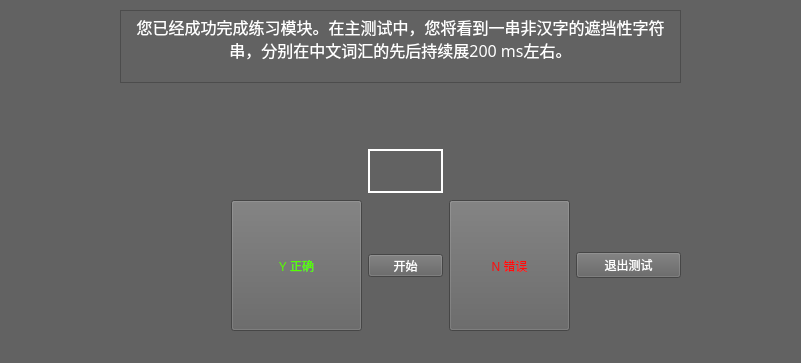
<?xml version="1.0" encoding="UTF-8"?>
<ui version="4.0">
 <class>MainWindow</class>
 <widget class="QMainWindow" name="MainWindow">
  <property name="geometry">
   <rect>
    <x>0</x>
    <y>0</y>
    <width>801</width>
    <height>363</height>
   </rect>
  </property>
  <property name="windowTitle">
   <string>MainWindow</string>
  </property>
  <property name="styleSheet">
   <string notr="true">background-color:rgb(98,98,98)</string>
  </property>
  <widget class="QWidget" name="centralwidget">
   <layout class="QHBoxLayout" name="horizontalLayout">
    <item>
     <layout class="QGridLayout" name="gridLayout">
      <item row="0" column="1" colspan="5">
       <widget class="QTextBrowser" name="textBrowser">
        <property name="minimumSize">
         <size>
          <width>0</width>
          <height>73</height>
         </size>
        </property>
        <property name="maximumSize">
         <size>
          <width>16777215</width>
          <height>73</height>
         </size>
        </property>
        <property name="font">
         <font>
          <family>楷体</family>
         </font>
        </property>
        <property name="styleSheet">
         <string notr="true"/>
        </property>
        <property name="html">
         <string>&lt;!DOCTYPE HTML PUBLIC &quot;-//W3C//DTD HTML 4.0//EN&quot; &quot;http://www.w3.org/TR/REC-html40/strict.dtd&quot;&gt;
&lt;html&gt;&lt;head&gt;&lt;meta name=&quot;qrichtext&quot; content=&quot;1&quot; /&gt;&lt;style type=&quot;text/css&quot;&gt;
p, li { white-space: pre-wrap; }
&lt;/style&gt;&lt;/head&gt;&lt;body style=&quot; font-family:'楷体'; font-size:9pt; font-weight:400; font-style:normal;&quot;&gt;
&lt;p align=&quot;center&quot; style=&quot; margin-top:0px; margin-bottom:0px; margin-left:0px; margin-right:0px; -qt-block-indent:0; text-indent:0px;&quot;&gt;&lt;span style=&quot; font-family:'SimSun'; font-size:12pt; color:#ffffff;&quot;&gt;您已经成功完成练习模块。在主测试中，您将看到一串非汉字的遮挡性字符串，分别在中文词汇的先后持续展200 ms左右。&lt;/span&gt;&lt;/p&gt;&lt;/body&gt;&lt;/html&gt;</string>
        </property>
       </widget>
      </item>
      <item row="0" column="6" rowspan="4">
       <widget class="QWidget" name="widget_5" native="true"/>
      </item>
      <item row="2" column="3">
       <widget class="QLabel" name="label">
        <property name="minimumSize">
         <size>
          <width>75</width>
          <height>44</height>
         </size>
        </property>
        <property name="maximumSize">
         <size>
          <width>75</width>
          <height>44</height>
         </size>
        </property>
        <property name="font">
         <font>
          <family>Adobe 宋体 Std L</family>
          <pointsize>14</pointsize>
         </font>
        </property>
        <property name="styleSheet">
         <string notr="true">color:rgb(255,255,255);
border:2px solid rgb(255,255,255);
font-size:14pt</string>
        </property>
        <property name="text">
         <string/>
        </property>
        <property name="alignment">
         <set>Qt::AlignCenter</set>
        </property>
       </widget>
      </item>
      <item row="1" column="3">
       <widget class="QLabel" name="statusLabel">
        <property name="minimumSize">
         <size>
          <width>75</width>
          <height>52</height>
         </size>
        </property>
        <property name="maximumSize">
         <size>
          <width>75</width>
          <height>52</height>
         </size>
        </property>
        <property name="styleSheet">
         <string notr="true">color:rgb(255, 255, 255);
font-size:20</string>
        </property>
        <property name="text">
         <string/>
        </property>
        <property name="alignment">
         <set>Qt::AlignCenter</set>
        </property>
       </widget>
      </item>
      <item row="0" column="0" rowspan="4">
       <widget class="QWidget" name="widget" native="true"/>
      </item>
      <item row="3" column="1">
       <widget class="QWidget" name="widget_2" native="true">
        <property name="minimumSize">
         <size>
          <width>0</width>
          <height>131</height>
         </size>
        </property>
        <property name="maximumSize">
         <size>
          <width>16777215</width>
          <height>131</height>
         </size>
        </property>
       </widget>
      </item>
      <item row="3" column="3">
       <widget class="QPushButton" name="start_confirm_button">
        <property name="maximumSize">
         <size>
          <width>75</width>
          <height>23</height>
         </size>
        </property>
        <property name="styleSheet">
         <string notr="true">color:rgb(255,255,255)</string>
        </property>
        <property name="text">
         <string>开始</string>
        </property>
       </widget>
      </item>
      <item row="3" column="2">
       <widget class="QPushButton" name="trueButton">
        <property name="minimumSize">
         <size>
          <width>131</width>
          <height>131</height>
         </size>
        </property>
        <property name="styleSheet">
         <string notr="true">color:rgb(85, 255, 0)</string>
        </property>
        <property name="text">
         <string>Y 正确</string>
        </property>
       </widget>
      </item>
      <item row="3" column="5">
       <widget class="QPushButton" name="exitButton">
        <property name="styleSheet">
         <string notr="true">color:rgb(255,255,255)</string>
        </property>
        <property name="text">
         <string>退出测试</string>
        </property>
       </widget>
      </item>
      <item row="3" column="4">
       <widget class="QPushButton" name="FalseButton">
        <property name="minimumSize">
         <size>
          <width>121</width>
          <height>131</height>
         </size>
        </property>
        <property name="styleSheet">
         <string notr="true">color:rgb(255, 12, 12)</string>
        </property>
        <property name="text">
         <string>N 错误</string>
        </property>
       </widget>
      </item>
     </layout>
    </item>
   </layout>
  </widget>
  <widget class="QStatusBar" name="statusbar"/>
 </widget>
 <resources/>
 <connections/>
</ui>
